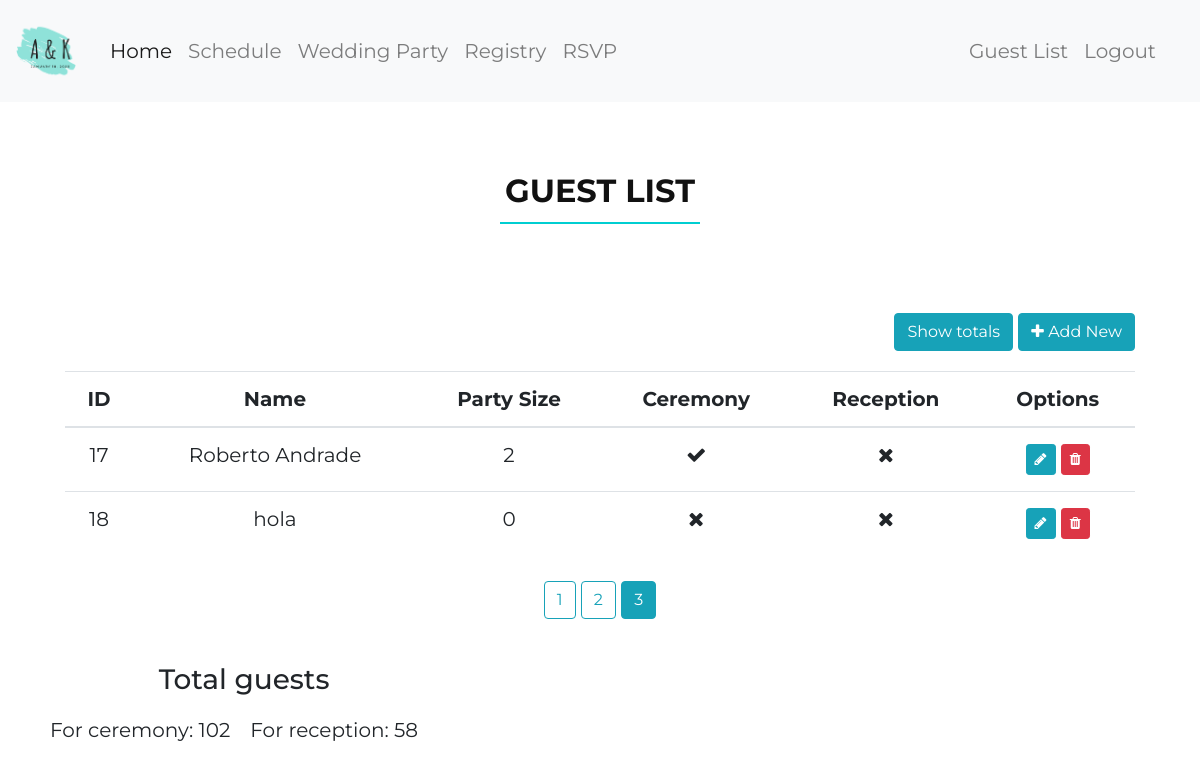
Before: /guest-list?page=3 (signed in) with the older database file.
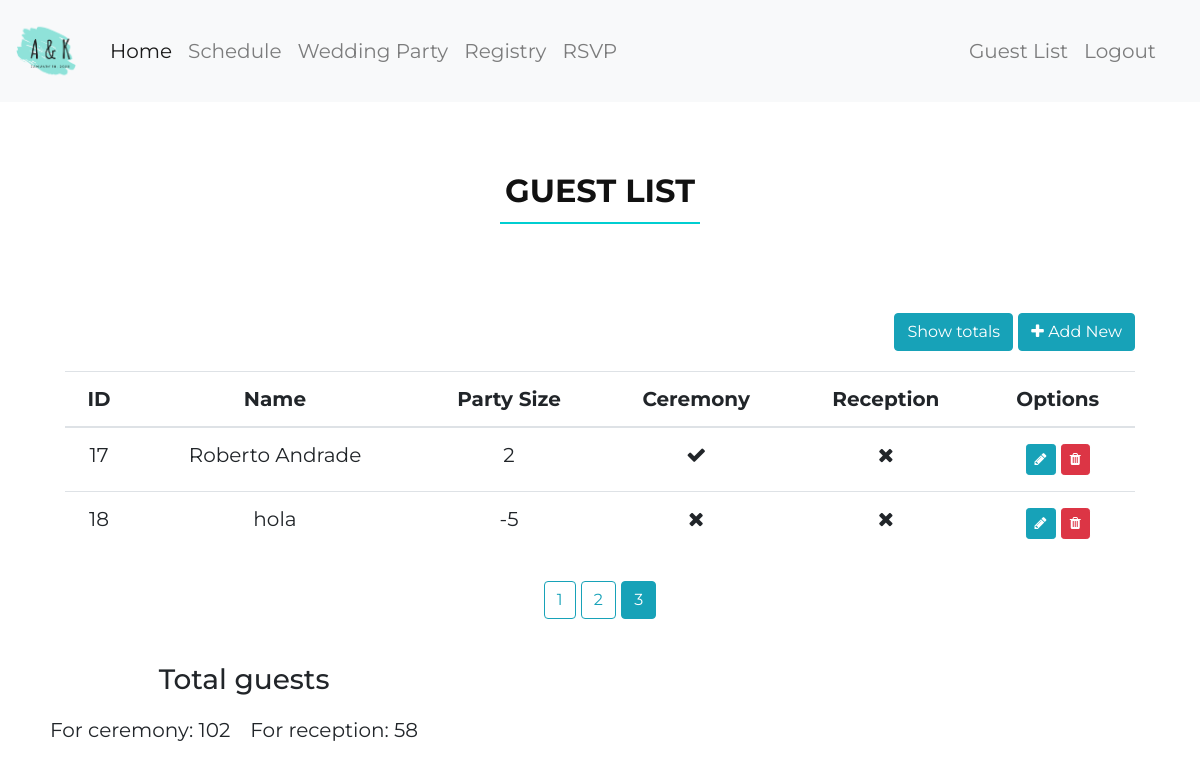
After: the same page with the newer database file.
### wedding/models.py (models this page shows, shortened)
class Invitation(db.Model):
    id = db.Column(db.Integer, primary_key=True)
    name = db.Column(db.String(100), nullable=False)
    party_size = db.Column(db.Integer, nullable=False, default=0)
    attending_to_ceremony = db.Column(db.Boolean, nullable=False, default=False)
    attending_to_reception = db.Column(db.Boolean, nullable=False, default=False)

### wedding/guests/routes.py (the view)
@guests.route("/guest-list")
@login_required
def guest_list():
    total_c = db.session.query(func.sum(Invitation.party_size)).filter(Invitation.attending_to_ceremony==True).one()[0]
    total_r = db.session.query(func.sum(Invitation.party_size)).filter(Invitation.attending_to_reception==True).one()[0]
    page = request.args.get('page', 1, type=int)
    invitations = Invitation.query.paginate(page=page, per_page=7)
    return render_template('guest_list.html', invitations=invitations, total_r=total_r, total_c=total_c)

### wedding/models.py (called while the page is built)
@login_manager.user_loader
def load_user(user_id):
    return User.query.get(int(user_id))

### wedding/templates/guest_list.html (shortened to what this page needs)
{% extends "layout.html" %}
{% block css %}
<link rel="stylesheet" href="{{ url_for('static', filename='lib/font-awesome/css/font-awesome.min.css') }}">
{% endblock css %}
{% block header %}
    <h2>Guest List</h2>
{% endblock header %}
{% block content %}
  <div class="wow fadeInUp">
    <div class="float-right">
      <button type="button" class="btn btn-info" data-toggle="modal" data-target="#totalsModal">
        Show totals
      </button>
      <a type="button" class="btn btn-info" href="{{ url_for('guests.new_invitation') }}"><i class="fa fa-plus"></i> Add New</a>
    </div>
    <div class="table-responsive">
      <table class="table">
      <thead>
        <tr>
          <th scope="col">ID</th>
          <th scope="col">Name</th>
          <th scope="col">Party Size</th>
          <th scope="col">Ceremony</th>
          <th scope="col">Reception</th>
          <th scope="col">Options</th>
        </tr>
      </thead>
      <tbody>
      {% for invitation in invitations.items %}
        <tr >
          <td>{{ invitation.id }}</td>
          <td>{{ invitation.name }}</td>
          <td>{{ invitation.party_size }}</td>
          <td>
            {% if invitation.attending_to_ceremony %}
              <i class="fa fa-check">
            {% else %}
              <i class="fa fa-times">
            {% endif %}
          </td>
          <td>
            {% if invitation.attending_to_reception %}
              <i class="fa fa-check">
            {% else %}
              <i class="fa fa-times">
            {% endif %}
          </td>
          <td>
            <a title="Edit" class="btn btn-info btn-sm mt-1 mb-1" href="{{ url_for('guests.update_invitation', invitation_id=invitation.id) }}"><i class="fa fa-pencil"></i></a>
            <a title="Delete" class="btn btn-danger btn-sm mt-1 mb-1" href="{{ url_for('guests.delete_invitation', invitation_id=invitation.id) }}"><i class="fa fa-trash"></i></a>
          </td>
        </tr>
      {% endfor %}
      </tbody>
      </table>
    </div>
    {% for page_num in invitations.iter_pages(left_edge=1, right_edge=1, left_current=1, right_current=2) %}
      {% if page_num %}
        {% if invitations.page == page_num %}
          <a class="btn btn-info mb-4" href="{{ url_for('guests.guest_list', page=page_num) }}">{{ page_num }}</a>
        {% else %}
          <a class="btn btn-outline-info mb-4" href="{{ url_for('guests.guest_list', page=page_num) }}">{{ page_num }}</a>
        {% endif %}
      {% else %}
        ...
      {% endif %}
    {% endfor %}
  </div>
        <div class="wow fadeInUp total-guests float-left">
  <h3>Total guests</h3>
    <div class="row justify-content-center"">
    <p>For ceremony: {{total_c}}</p>
    <p>     For reception: {{total_r}}</p>
  </div>
</div>
{% endblock content %}

### wedding/templates/layout.html (shortened to what this page needs)
<!DOCTYPE html>
<html lang="en">
<head>
  	<link rel="stylesheet" type="text/css" href="{{ url_for('static', filename='lib/bootstrap/css/bootstrap.min.css') }}">
  	<link rel="stylesheet" type="text/css" href="{{ url_for('static', filename='lib/animate/animate.min.css') }}">
  	{% block css %}{% endblock %}
	<link rel="stylesheet" type="text/css" href="{{ url_for('static', filename='css/main.css') }}">
</head>
<body>
	<header>
		<nav class="navbar navbar-expand-lg navbar-light bg-light">
			<a class="navbar-brand" href="#">
				<img src="{{ url_for('static', filename='img/logo.png') }}" width="60" height="60" alt="">
			 </a>
		  	<div class="collapse navbar-collapse" id="navbarText">
		    	<ul class="navbar-nav mr-auto">
		      		<li class="nav-item active">
		        		<a class="nav-link" href="/home">Home <span class="sr-only">(current)</span></a>
		      		</li>
		      		<li class="nav-item">
		        		<a class="nav-link" href="/schedule">Schedule</a>
		      		</li>
		      		<li class="nav-item">
		        		<a class="nav-link" href="/wedding-party">Wedding Party</a>
		      		</li>
		      		<li class="nav-item">
		        		<a class="nav-link" href="/registry">Registry</a>
		      		</li>
		      		<li class="nav-item">
		        		<a class="nav-link" href="/rsvp">RSVP</a>
		      		</li>
		    	</ul>
		    	{% if current_user.is_authenticated %}
		    		<div class="navbar-nav">
			    		<a class="nav-item nav-link" href="{{ url_for('guests.guest_list') }}">Guest List </a>
			    		<a class="nav-item nav-link" href="{{ url_for('users.logout') }}">Logout </a>
		    		</div>
		    	{% else %}
			    	<span class="navbar-text d-none d-lg-block">
			      		#AnaAndKevinTieTheKnot
			    	</span>
			    {% endif %}
		  	</div>
		</nav>
	</header>
	<div>
		<main role="main" class="container">
  			<div class="section-header">
				{% block header %}{% endblock %}
			</div>
      		{% block content %}{% endblock %}
        </main>
	</div>
</body>
</html>

### wedding/static/css/main.css (style rules this page uses)
div { text-align: center; font-family: "Montserrat", sans-serif; font-size: 20px; border: 10px; padding: 10px; }
a { transition: 0.5s; }
.section-header { padding: 60px 0; }
.section-header h2 { font-size: 32px; color: #111; text-transform: uppercase; text-align: center; font-weight: 700; position: relative; padding-bottom: 15px; }
.section-header h2::before { content: ''; position: absolute; display: block; width: 200px; height: 2px; background: #00CED1; bottom: 1px; left: calc(50% - 100px); }
.modal-body p, .total-guests p { padding-right: 20px; text-align: center; }

Changed rows visible on the page:
changed Invitation "hola": party_size "0" → "-5"
